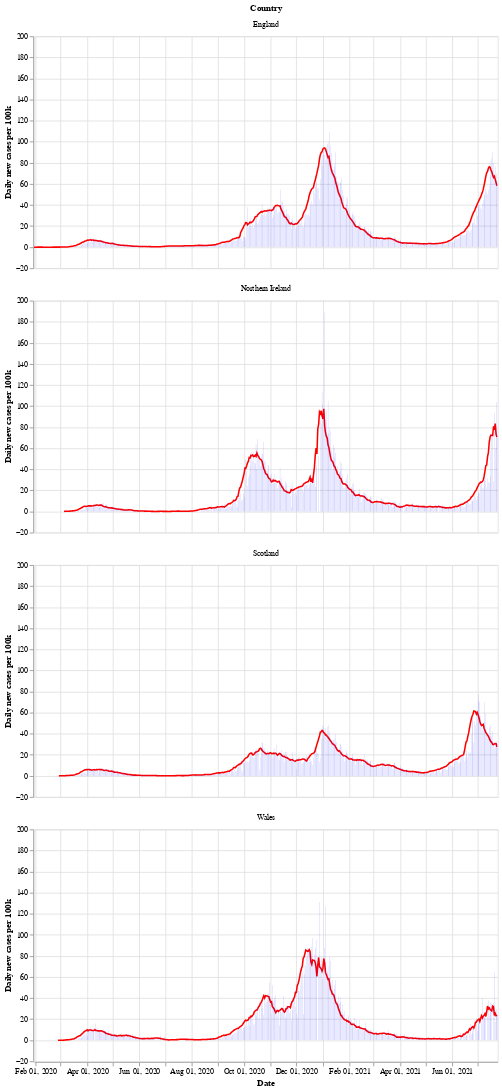

The code cell stored with this chart in its notebook:
### Markdown cell above
Next is a bar chart of the number of new cases in each country (per 100k population), with the 7 day moving average of cases. Again we see that Wales saw a longer period of raising and falling cases compared to the other countries.

After a period of cases falling, each nation is now seeing a rise in the number of cases - especially in Wales.

### Code cell
# collapse
bars = alt.Chart(uk_cases).mark_bar().encode(
    x=alt.X("yearmonthdate(date):T", axis=alt.Axis(title='Date')),
    y=alt.Y("newCasesRate:Q", axis=alt.Axis(title='Daily new cases per 100k')),
    tooltip='newCasesRate',
    color=alt.condition(
        alt.datum.dailyChange > 0,
        alt.value("orange"),  # The positive color
        alt.value("blue")  # The negative color
    )
).properties(title='New cases per 100k population with rolling 7 day average', width=600).interactive()
line = alt.Chart(uk_cases).mark_line(
    color='red',
    size=2,
).transform_window(
    rolling_mean='mean(newCasesRate)',
    frame=[0, 7],
    groupby=['areaName']
).encode(
    x='yearmonthdate(date):T',
    y='rolling_mean:Q'
)
alt.layer(line, bars, data=uk_cases).facet(alt.Row('areaName', title='Country'), columns=1)

### Figure 1 — Vega-Lite specification as saved in the notebook (floating-point values rounded to 4 significant figures; data arrays with more than 128 entries replaced by an {"elided": "..."} marker saying what was removed)
{"config": {"view": {"continuousWidth": 400, "continuousHeight": 300}}, "data": {"name": "data-d43052c2e4d2082261b6190f907813c0"}, "facet": {"type": "nominal", "field": "areaName", "title": "Country"}, "spec": {"layer": [{"mark": {"type": "line", "color": "red", "size": 2}, "encoding": {"x": {"type": "temporal", "field": "date", "timeUnit": "yearmonthdate"}, "y": {"type": "quantitative", "field": "rolling_mean"}}, "transform": [{"window": [{"op": "mean", "field": "newCasesRate", "as": "rolling_mean"}], "frame": [0, 7], "groupby": ["areaName"]}]}, {"mark": "bar", "encoding": {"color": {"condition": {"value": "orange", "test": "(datum.dailyChange > 0)"}, "value": "blue"}, "tooltip": {"type": "quantitative", "field": "newCasesRate"}, "x": {"type": "temporal", "axis": {"title": "Date"}, "field": "date", "timeUnit": "yearmonthdate"}, "y": {"type": "quantitative", "axis": {"title": "Daily new cases per 100k"}, "field": "newCasesRate"}}, "selection": {"selector002": {"type": "interval", "bind": "scales", "encodings": ["x", "y"]}}, "title": "New cases per 100k population with rolling 7 day average", "width": 600}]}, "columns": 1, "$schema": "https://vega.github.io/schema/vega-lite/v4.8.1.json", "datasets": {"data-d43052c2e4d2082261b6190f907813c0": {"elided": "2072 records"}}}
